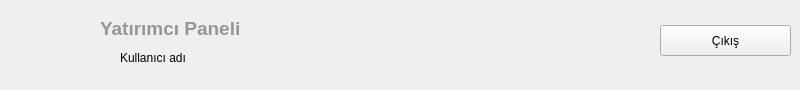
               <widget class="QWidget" name="widget_2" native="true">
                <property name="sizePolicy">
                 <sizepolicy hsizetype="Expanding" vsizetype="Expanding">
                  <horstretch>0</horstretch>
                  <verstretch>0</verstretch>
                 </sizepolicy>
                </property>
                <property name="minimumSize">
                 <size>
                  <width>0</width>
                  <height>80</height>
                 </size>
                </property>
                <widget class="QLabel" name="label_4">
                 <property name="geometry">
                  <rect>
                   <x>30</x>
                   <y>10</y>
                   <width>49</width>
                   <height>16</height>
                  </rect>
                 </property>
                 <property name="text">
                  <string/>
                 </property>
                </widget>
                <widget class="QLabel" name="label_5">
                 <property name="geometry">
                  <rect>
                   <x>20</x>
                   <y>10</y>
                   <width>91</width>
                   <height>71</height>
                  </rect>
                 </property>
                 <property name="text">
                  <string/>
                 </property>
                 <property name="pixmap">
                  <pixmap>../../../../Desktop/Yeni klasör/QT projects/VTYS/proje adımlar/Ekran görüntüsü 2025-12-08 152749.png</pixmap>
                 </property>
                </widget>
                <widget class="QLabel" name="KullaniciAdiLabel">
                 <property name="geometry">
                  <rect>
                   <x>120</x>
                   <y>50</y>
                   <width>91</width>
                   <height>16</height>
                  </rect>
                 </property>
                 <property name="styleSheet">
                  <string notr="true">color: rgb(0,0,0)
</string>
                 </property>
                 <property name="text">
                  <string>Kullanıcı adı</string>
                 </property>
                </widget>
                <widget class="QLabel" name="YatirimciPaneliLabel">
                 <property name="geometry">
                  <rect>
                   <x>100</x>
                   <y>20</y>
                   <width>141</width>
                   <height>16</height>
                  </rect>
                 </property>
                 <property name="font">
                  <font>
                   <pointsize>14</pointsize>
                   <bold>true</bold>
                  </font>
                 </property>
                 <property name="styleSheet">
                  <string notr="true">color : rgb(150,150,150)
</string>
                 </property>
                 <property name="text">
                  <string>Yatırımcı Paneli</string>
                 </property>
                </widget>
                <widget class="QPushButton" name="ExitButton">
                 <property name="geometry">
                  <rect>
                   <x>660</x>
                   <y>25</y>
                   <width>131</width>
                   <height>31</height>
                  </rect>
                 </property>
                 <property name="styleSheet">
                  <string notr="true">color: rgb(0,0,0)
</string>
                 </property>
                 <property name="text">
                  <string>Çıkış</string>
                 </property>
                 <property name="icon">
                  <iconset>
                   <normaloff>../../../../Desktop/Yeni klasör/QT projects/VTYS/proje adımlar/logout.png</normaloff>../../../../Desktop/Yeni klasör/QT projects/VTYS/proje adımlar/logout.png</iconset>
                 </property>
                 <property name="iconSize">
                  <size>
                   <width>24</width>
                   <height>24</height>
                  </size>
                 </property>
                </widget>
               </widget>
